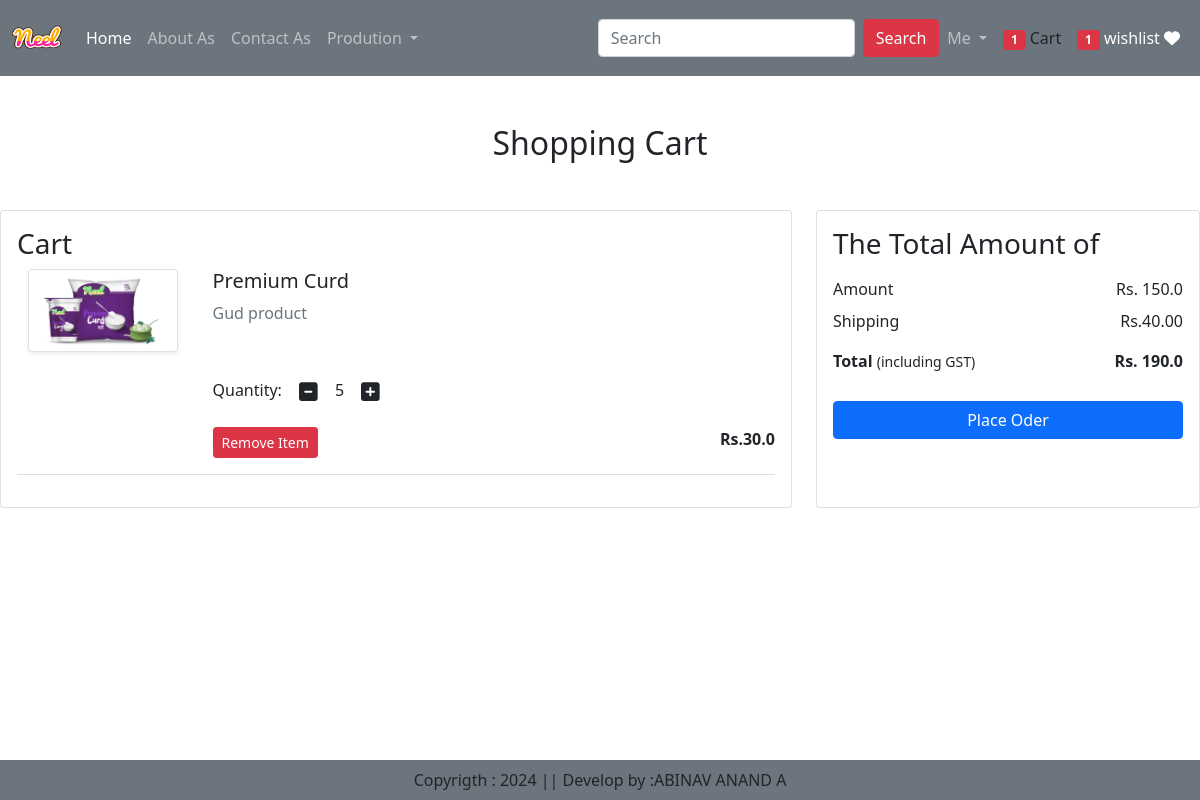
The page /cart/ (signed in) on the database its author committed.
### app/models.py (models this page shows, shortened)
class Cart(models.Model):
    user =models.ForeignKey(User,on_delete=models.CASCADE)
    product = models.ForeignKey(Product,on_delete=models.CASCADE)
    quantity =models.PositiveIntegerField(default=1)

class Product(models.Model):
    title =models.CharField(max_length=100)
    selling_price=models.FloatField()
    discounted_price= models.FloatField()
    description = models.TextField()
    comopsition=models.TextField(default="")
    prodapp =models.TextField(default="")
    category=models.CharField(choices=CATEGORY_CHOICES, max_length=2)
    product_image = models.ImageField(upload_to='product')

### app/views.py (the view)
# urls.py: path('cart/', views.show_cart,name="showcart"),
@login_required
def show_cart(request):
    user = request.user
    cart =Cart.objects.filter(user=user)
    amount =0
    for p in cart:
        value= p.quantity * p.product.discounted_price
        amount = amount + value
        totalamount= amount + 40
        totalitem= 0
        wishitem =0
    if request.user.is_authenticated:
        totalitem =len(Cart.objects.filter(user=request.user))
        wishitem=len(Wishlist.objects.filter(user=request.user))
    return render(request, 'addtocart.html',locals())

### app/templates/addtocart.html (shortened to what this page needs)
{% extends "base.html" %}
{% load static %}
{% block main-content%}
<div class="contanier my-5">
<div class="row">
    {% if cart %}
    <h2 class="text-center mb-5">Shopping Cart</h2>
    <div class="col-sm-8">
    <div class="card">
        <div class="card-body">
            <h3>Cart</h3>
            {% for item in cart %}
            <div class="row">
                <div class="col-sm-3 text-center aligin-self-center"> <img src="{{item.product.product_image.url}}" alt="" srcset="" class="img-fluid img-thumbnail shadow-sm" height="150" width="150"></div>
                <div class="col-sm-9">
                    <div>
                        <h5>{{item.product.title}}</h5>
                        <p class="mb-5 text-muted samll">{{item.product.description}}</p>
                        <div class="my-3">
                            <label for="quantity">Quantity:</label>
                            <a class="minus-cart btn" pid="{{item.product.id}}"><i class="fas fa-minus-square fa-lg"></i></a>
                            <span id="quantity">{{item.quantity}}</span>
                               <a class="plus-cart btn" pid="{{item.product.id}}"><i class="fas fa-plus-square fa-lg"></i></a>
                        </div>
                        <div class="d-flex justify-content-between">
                            <a href="#" class="remove-cart btn btn-sm btn-danger mr-3" pid="{{item.product.id}}">Remove Item</a>
                            <p class="mb-0"><span><strong>Rs.{{item.product.discounted_price}}</strong></span></p>
                        </div>
                    </div>
                </div>
            </div>
            <hr class="text-muted">
            {% endfor %}
         </div>
        </div>
        </div>
        <div class="col-sm-4">
            <div class="card">
                <div class="card-body">
                    <h3>The Total Amount of </h3>
                    <ul class="list-group">
                        <li class="list-group-item d-flex justify-content-between aligin-item-center border-0 px-0 pb-0">Amount<span id="amount">Rs. {{amount}} </span> </li>
                        <li class="list-group-item d-flex justify-content-between aligin-item-center px-0 ">Shipping<span>Rs.40.00</span> </li>
                        <li class="list-group-item d-flex justify-content-between aligin-item-center px-0">
                            <div>
                                <strong>Total</strong> <small>(including GST) </small>
                                </div>
                                <span id="totalamount"><strong>Rs. {{totalamount}} </strong> </span>
                        </li>
                    </ul>
                    <div class="d-grid"><a href="{% url 'checkout'%}" class="btn btn-primary">Place Oder</a></div>
                </div>
            </div>
        </div>
        {% else %}
        <h1 class="text-center mb-5">Cart is Empty</h1>
        {% endif %}
</div>
</div>
{% endblock main-content%}

### app/static/css/style.css (style rules this page uses)
.list-group { margin-bottom: 20px; }
.card { transition: all 0.3s ease; }
.card { height: 100%; }
.list-group { border-radius: 10px; }
.list-group-item { border: none; }

### rows shown on the page
Cart: product.product_image (picture), product "Premium Curd", product.description "Gud product", quantity "5", product.discounted_price "30.0"

### other values the page prints
{{ totalitem }} "1"
{{ wishitem }} "1"
{{ amount }} "150.0"
{{ totalamount }} "190.0"
